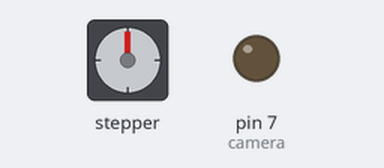
Bench run of a sketch on a simulated Arduino Uno, built with avr-gcc and run on an emulated ATmega328P. On the bench: stepper motor, output pins drawn as LEDs (lit = HIGH). Stepper angles assume 200 steps per turn.

Above: at 0.05 s.
At 0.95 s:
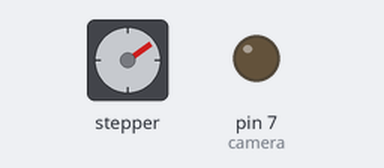
At 1.6 s:
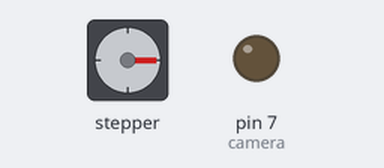
At 3.2 s:
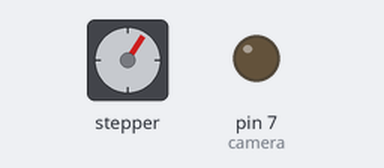
Timing chart, 0 to 5.2 s (numbered marks = the images above):
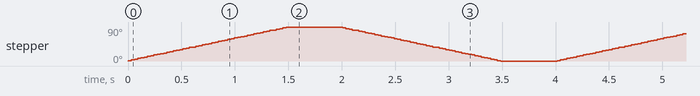

Measured:
- by itself, stepper: turns 90° clockwise in 1.5 s, then 90° counter-clockwise in 1.5 s, repeating every 4.0 s

The sketch:

stepper_test.ino
```cpp
#include <Stepper.h>

int limitSwitch1 = 2;
int limitSwitch2 = 3;
int camera = 7;

Stepper stepper(200, 12, 11, 10, 9);

void setup() {
  // put your setup code here, to run once:
  pinMode(limitSwitch1, INPUT_PULLUP);
  pinMode(limitSwitch2, INPUT_PULLUP);
  pinMode(camera, OUTPUT);
  digitalWrite(camera, LOW);

  stepper.setSpeed(10);
  Serial.begin(9600);
}

void loop() {
  // put your main code here, to run repeatedly:
  stepper.step(50);
  delay(500);
  stepper.step(-50);
  delay(500);
}
```
